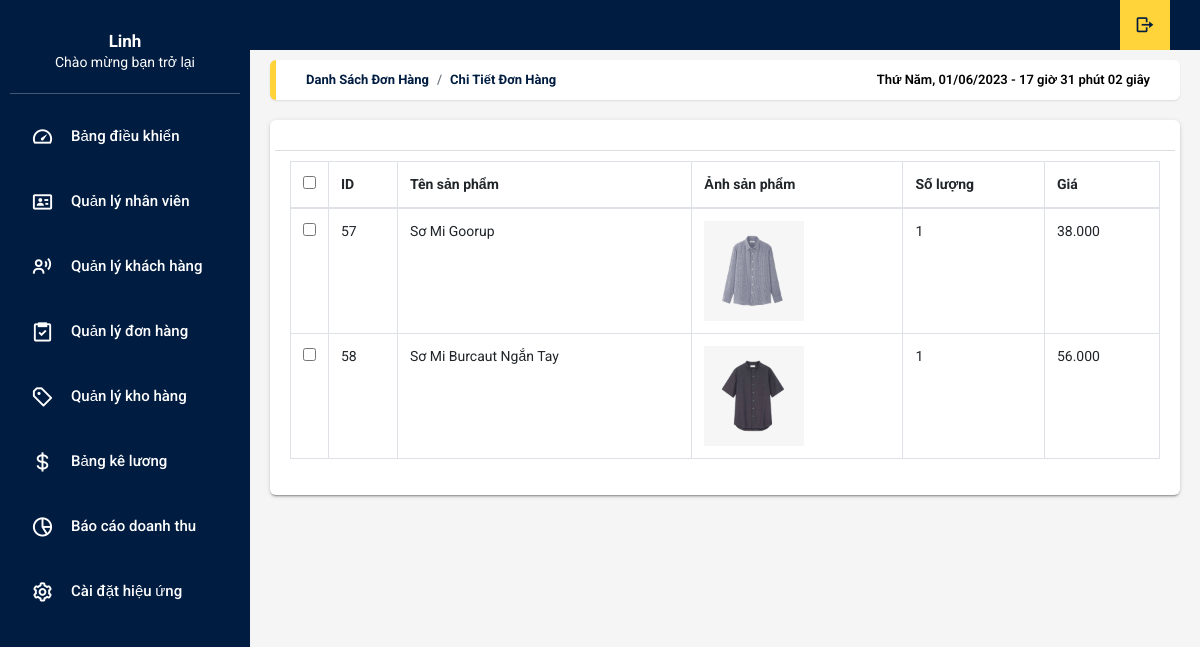
The page /admin/chitietdon.php?id=53 on the database its author committed.
### tables this page shows
CREATE TABLE `order_detail` (
  `id` int(11) NOT NULL,
  `order_id` int(11) NOT NULL,
  `product_id` int(11) NOT NULL,
  `quantity` int(11) NOT NULL,
  `price` int(11) NOT NULL,
  `created_time` int(11) NOT NULL,
  `last_updated` int(11) NOT NULL
);

CREATE TABLE `product` (
  `idsanpham` int(11) NOT NULL,
  `anh` varchar(255) NOT NULL,
  `hang` varchar(255) NOT NULL,
  `mota` varchar(255) NOT NULL,
  `gia` int(11) NOT NULL,
  `loai` int(11) NOT NULL,
  `soluong` int(20) NOT NULL
);

### admin/chitietdon.php (the view, shortened to what this page needs)
<?php
    require "../connect.php";
    $don = $_GET['id'];
?>
<!DOCTYPE html>
<html lang="en">
<head>
  <link rel="stylesheet" type="text/css" href="css/main.css">
  <link rel="stylesheet" href="https://cdn.jsdelivr.net/npm/boxicons@latest/css/boxicons.min.css">
  <link rel="stylesheet" href="https://unpkg.com/boxicons@latest/css/boxicons.min.css">
  <link rel="stylesheet" type="text/css"
    href="https://maxcdn.bootstrapcdn.com/font-awesome/4.7.0/css/font-awesome.min.css">
  <link rel="stylesheet" href="https://use.fontawesome.com/releases/v5.8.2/css/all.css">
  <link rel="stylesheet" href="https://cdnjs.cloudflare.com/ajax/libs/jquery-confirm/3.3.2/jquery-confirm.min.css">
</head>
<body onload="time()" class="app sidebar-mini rtl">
  <header class="app-header">
    <ul class="app-nav">
      <li><a class="app-nav__item" href="../index.php"><i class='bx bx-log-out bx-rotate-180'></i> </a>
      </li>
    </ul>
  </header>
  <aside class="app-sidebar">
    <div class="app-sidebar__user">
      <div>
        <p class="app-sidebar__user-name"><b>Linh</b></p>
        <p class="app-sidebar__user-designation">Chào mừng bạn trở lại</p>
      </div>
    </div>
    <hr>
    <ul class="app-menu">
      <?php
        require_once "navbar.php";
      ?>
    </ul>
  </aside>
  <main class="app-content">
    <div class="app-title">
      <ul class="app-breadcrumb breadcrumb side">
        <li class="breadcrumb-item active"><a href="quan-ly-don-hang.php"><b>Danh sách đơn hàng</b></a></li>
        <li class="breadcrumb-item active"><a href="#"><b>Chi tiết đơn hàng</b></a></li>
      </ul>
      <div id="clock"></div>
    </div>
    <div class="row">
      <div class="col-md-12">
        <div class="tile">
          <div class="tile-body">
            <div class="row element-button">
            </div>
            <table class="table table-hover table-bordered js-copytextarea" cellpadding="0" cellspacing="0" border="0"
              id="sampleTable">
              <thead>
                <tr>
                  <th width="10"><input type="checkbox" id="all"></th>
                  <th>ID</th>
                  <th >Tên sản phẩm</th>
                  <th>Ảnh sản phẩm</th>
                  <th>Số lượng</th>
                  <th>Giá</th>
                </tr>
              </thead>
              <tbody>
              <?php
		              $sql = "SELECT order_detail.id, product.mota, product.anh, order_detail.quantity, order_detail.price FROM product, order_detail WHERE product.idsanpham=order_detail.product_id and order_id=$don ; ";
		              $result = $conn->query($sql);
                      if ($result->num_rows > 0) {
                      while ($row1 = $result->fetch_assoc()) {
              ?>
                <tr>
                  <td width="10"><input type="checkbox" name="check1" value="1"></td>
                  <td><?php echo $row1['id'] ?></td>
                  <td><?php echo $row1['mota'] ?></td>
                  <td><img src="../img/products/<?php echo $row1['anh'] ?>" alt="" width="100px;"></td>
                  <td><?php echo $row1['quantity'] ?></td>
                  <td><?php echo $row1['price'] ?>.000 </td>
                </tr>
                <?php
                }
              }
                ?>
              </tbody>
            </table>
          </div>
        </div>
      </div>
    </div>
  </main>
</body>
</html>

### rows shown on the page
order_detail: id "57", product.mota "Sơ Mi Goorup", product.anh (picture), quantity "1", price "38"
order_detail: id "58", product.mota "Sơ Mi Burcaut Ngắn Tay", product.anh (picture), quantity "1", price "56"
